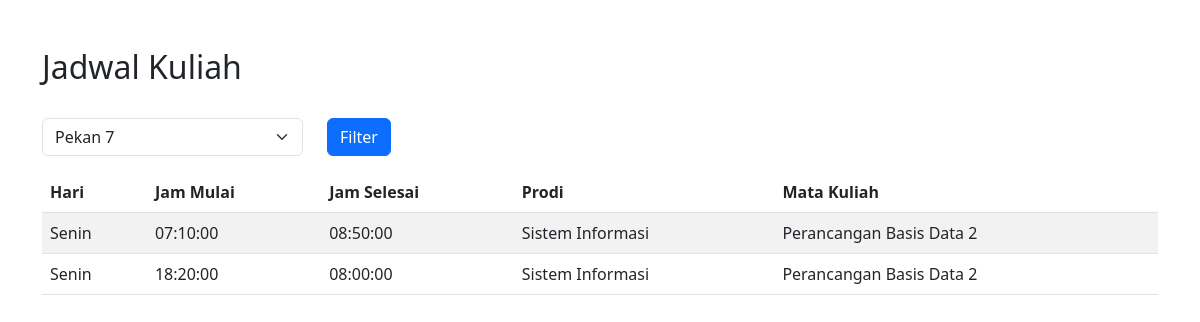
The page /lihat.php?pekan=7 on the database its author committed.
### tables this page shows
CREATE TABLE `waktu` (
  `kode_waktu` varchar(10) NOT NULL,
  `reguler` varchar(5) NOT NULL,
  `hari` varchar(10) NOT NULL,
  `jam_mulai` time NOT NULL,
  `jam_selesai` time NOT NULL
);

CREATE TABLE `prodi` (
  `kode_prodi` varchar(10) NOT NULL,
  `nama_prodi` varchar(50) NOT NULL,
  `password` varchar(50) NOT NULL
);

CREATE TABLE `mkp` (
  `kode_mkp` varchar(10) NOT NULL,
  `kode_prodi` varchar(10) NOT NULL,
  `nama_mkp` varchar(50) NOT NULL,
  `sks` int(10) NOT NULL
);

### lihat.php (the view, shortened to what this page needs)
<!DOCTYPE html>
<html lang="en">
<head>
    <link href="https://cdn.jsdelivr.net/npm/bootstrap@5.3.0/dist/css/bootstrap.min.css" rel="stylesheet">
</head>
<body>
    <div class="container mt-5">
        <h2>Jadwal Kuliah</h2>
        <form method="GET" action="">
            <div class="row mb-3">
                <div class="col-md-3">
                    <select class="form-select" id="pekan" name="pekan">
                        <?php
                        include 'koneksi.php';
                        $queryPekan = "SELECT DISTINCT pekan FROM jadwal ORDER BY pekan";
                        $resultPekan = $connect->query($queryPekan);
                        if ($resultPekan->num_rows > 0) {
                            while ($rowPekan = $resultPekan->fetch_assoc()) {
                                $selected = isset($_GET['pekan']) && $_GET['pekan'] == $rowPekan['pekan'] ? 'selected' : '';
                                echo "<option value='" . $rowPekan['pekan'] . "' $selected>Pekan " . $rowPekan['pekan'] . "</option>";
                            }
                        }
                        ?>
                    </select>
                </div>
                <div class="col-md-3 d-flex align-items-end">
                    <button type="submit" class="btn btn-primary">Filter</button>
                </div>
            </div>
        </form>
        <table class="table table-striped">
            <thead>
                <tr>
                    <th>Hari</th>
                    <th>Jam Mulai</th>
                    <th>Jam Selesai</th>
                    <th>Prodi</th>
                    <th>Mata Kuliah</th>
                </tr>
            </thead>
            <tbody>
                <?php
                $pekan = isset($_GET['pekan']) ? $_GET['pekan'] : '';
                $query = "
                    SELECT w.hari, w.jam_mulai, w.jam_selesai, p.nama_prodi, m.nama_mkp
                    FROM jadwal j
                    JOIN waktu w ON j.kode_waktu = w.kode_waktu
                    JOIN mkp m ON j.kode_mkp = m.kode_mkp
                    JOIN prodi p ON m.kode_prodi = p.kode_prodi
                ";
                if ($pekan !== '') {
                    $query .= " WHERE j.pekan = ?";
                }
                $query .= " ORDER BY w.hari, w.jam_mulai";
                $stmt = $connect->prepare($query);
                if ($pekan !== '') {
                    $stmt->bind_param("i", $pekan);
                }
                $stmt->execute();
                $result = $stmt->get_result();
                if ($result->num_rows > 0) {
                    while ($row = $result->fetch_assoc()) {
                        echo "<tr>";
                        echo "<td>" . $row['hari'] . "</td>";
                        echo "<td>" . $row['jam_mulai'] . "</td>";
                        echo "<td>" . $row['jam_selesai'] . "</td>";
                        echo "<td>" . $row['nama_prodi'] . "</td>";
                        echo "<td>" . $row['nama_mkp'] . "</td>";
                        echo "</tr>";
                    }
                } else {
                    echo "<tr><td colspan='5'>Tidak ada jadwal tersedia</td></tr>";
                }
                ?>
            </tbody>
        </table>
    </div>
</body>
</html>

### rows shown on the page
waktu: hari "Senin", jam_mulai "07:10:00", jam_selesai "08:50:00", prodi.nama_prodi "Sistem Informasi", mkp.nama_mkp "Perancangan Basis Data 2"
waktu: hari "Senin", jam_mulai "18:20:00", jam_selesai "08:00:00", prodi.nama_prodi "Sistem Informasi", mkp.nama_mkp "Perancangan Basis Data 2"
